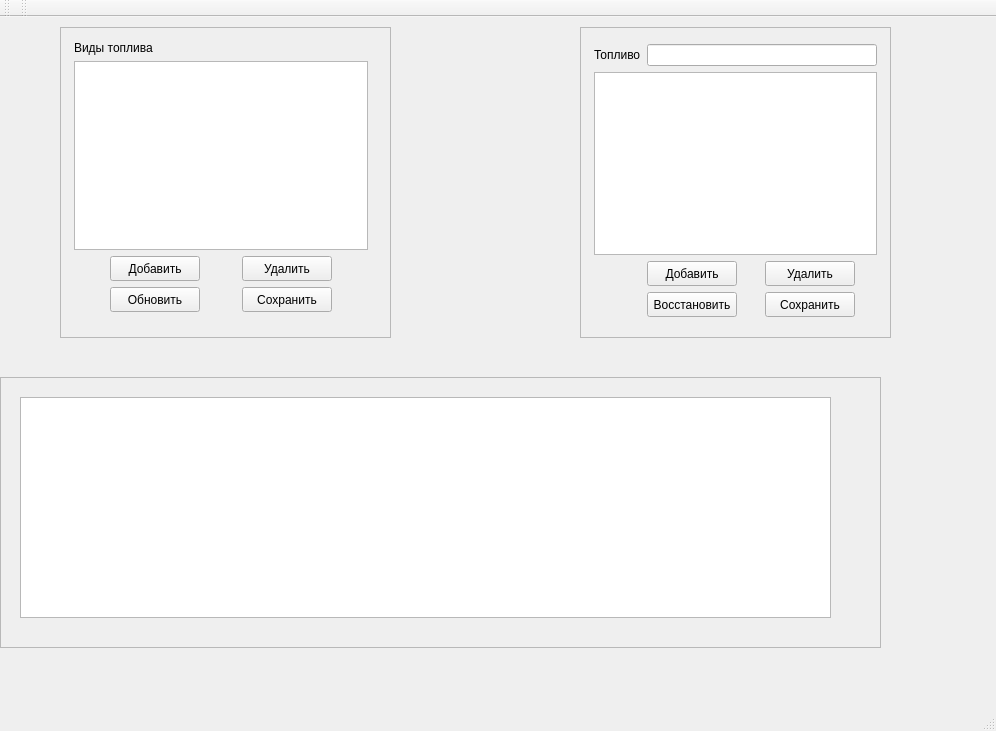
<?xml version="1.0" encoding="UTF-8"?>
<ui version="4.0">
 <class>FuelTables</class>
 <widget class="QMainWindow" name="FuelTables">
  <property name="geometry">
   <rect>
    <x>0</x>
    <y>0</y>
    <width>996</width>
    <height>731</height>
   </rect>
  </property>
  <property name="windowTitle">
   <string>Пересчет плотности топлива по температуре</string>
  </property>
  <widget class="QWidget" name="centralwidget">
   <widget class="QFrame" name="frame_2">
    <property name="geometry">
     <rect>
      <x>580</x>
      <y>10</y>
      <width>311</width>
      <height>311</height>
     </rect>
    </property>
    <property name="frameShape">
     <enum>QFrame::StyledPanel</enum>
    </property>
    <property name="frameShadow">
     <enum>QFrame::Raised</enum>
    </property>
    <widget class="QWidget" name="layoutWidget">
     <property name="geometry">
      <rect>
       <x>10</x>
       <y>13</y>
       <width>291</width>
       <height>281</height>
      </rect>
     </property>
     <layout class="QGridLayout" name="glRecalc">
      <property name="leftMargin">
       <number>4</number>
      </property>
      <property name="topMargin">
       <number>4</number>
      </property>
      <property name="rightMargin">
       <number>4</number>
      </property>
      <property name="bottomMargin">
       <number>4</number>
      </property>
      <item row="1" column="0" colspan="5">
       <widget class="QTableView" name="tvRecalcs">
        <attribute name="horizontalHeaderStretchLastSection">
         <bool>true</bool>
        </attribute>
       </widget>
      </item>
      <item row="0" column="0">
       <widget class="QLabel" name="label_2">
        <property name="text">
         <string>Топливо</string>
        </property>
       </widget>
      </item>
      <item row="2" column="3">
       <widget class="QPushButton" name="pbnRemoveRecalc">
        <property name="sizePolicy">
         <sizepolicy hsizetype="Fixed" vsizetype="Fixed">
          <horstretch>0</horstretch>
          <verstretch>0</verstretch>
         </sizepolicy>
        </property>
        <property name="minimumSize">
         <size>
          <width>90</width>
          <height>25</height>
         </size>
        </property>
        <property name="maximumSize">
         <size>
          <width>90</width>
          <height>25</height>
         </size>
        </property>
        <property name="text">
         <string>Удалить</string>
        </property>
       </widget>
      </item>
      <item row="2" column="1">
       <widget class="QPushButton" name="pbnAddRecalc">
        <property name="sizePolicy">
         <sizepolicy hsizetype="Fixed" vsizetype="Fixed">
          <horstretch>0</horstretch>
          <verstretch>0</verstretch>
         </sizepolicy>
        </property>
        <property name="minimumSize">
         <size>
          <width>90</width>
          <height>25</height>
         </size>
        </property>
        <property name="maximumSize">
         <size>
          <width>90</width>
          <height>25</height>
         </size>
        </property>
        <property name="text">
         <string>Добавить</string>
        </property>
       </widget>
      </item>
      <item row="3" column="1">
       <widget class="QPushButton" name="pbnRestoreRecalcsList">
        <property name="sizePolicy">
         <sizepolicy hsizetype="Fixed" vsizetype="Fixed">
          <horstretch>0</horstretch>
          <verstretch>0</verstretch>
         </sizepolicy>
        </property>
        <property name="minimumSize">
         <size>
          <width>90</width>
          <height>25</height>
         </size>
        </property>
        <property name="maximumSize">
         <size>
          <width>90</width>
          <height>25</height>
         </size>
        </property>
        <property name="text">
         <string>Восстановить</string>
        </property>
       </widget>
      </item>
      <item row="3" column="3">
       <widget class="QPushButton" name="pbnSaveRecalcsList">
        <property name="sizePolicy">
         <sizepolicy hsizetype="Fixed" vsizetype="Fixed">
          <horstretch>0</horstretch>
          <verstretch>0</verstretch>
         </sizepolicy>
        </property>
        <property name="minimumSize">
         <size>
          <width>90</width>
          <height>25</height>
         </size>
        </property>
        <property name="maximumSize">
         <size>
          <width>90</width>
          <height>25</height>
         </size>
        </property>
        <property name="text">
         <string>Сохранить</string>
        </property>
       </widget>
      </item>
      <item row="0" column="1" colspan="4">
       <widget class="QLineEdit" name="leFuel"/>
      </item>
     </layout>
    </widget>
   </widget>
   <widget class="QFrame" name="frame_3">
    <property name="geometry">
     <rect>
      <x>0</x>
      <y>360</y>
      <width>881</width>
      <height>271</height>
     </rect>
    </property>
    <property name="frameShape">
     <enum>QFrame::StyledPanel</enum>
    </property>
    <property name="frameShadow">
     <enum>QFrame::Raised</enum>
    </property>
    <widget class="QWidget" name="horizontalLayoutWidget">
     <property name="geometry">
      <rect>
       <x>20</x>
       <y>20</y>
       <width>811</width>
       <height>221</height>
      </rect>
     </property>
     <layout class="QHBoxLayout" name="horizontalLayout">
      <item>
       <widget class="QTextEdit" name="teLog"/>
      </item>
     </layout>
    </widget>
   </widget>
   <widget class="QFrame" name="frame_1">
    <property name="geometry">
     <rect>
      <x>60</x>
      <y>10</y>
      <width>331</width>
      <height>311</height>
     </rect>
    </property>
    <property name="frameShape">
     <enum>QFrame::StyledPanel</enum>
    </property>
    <property name="frameShadow">
     <enum>QFrame::Raised</enum>
    </property>
    <widget class="QWidget" name="layoutWidget_2">
     <property name="geometry">
      <rect>
       <x>10</x>
       <y>10</y>
       <width>302</width>
       <height>279</height>
      </rect>
     </property>
     <layout class="QGridLayout" name="glFuelsList">
      <property name="leftMargin">
       <number>4</number>
      </property>
      <property name="topMargin">
       <number>4</number>
      </property>
      <property name="rightMargin">
       <number>4</number>
      </property>
      <property name="bottomMargin">
       <number>4</number>
      </property>
      <item row="2" column="1">
       <widget class="QPushButton" name="pbnAddFuel">
        <property name="sizePolicy">
         <sizepolicy hsizetype="Fixed" vsizetype="Fixed">
          <horstretch>0</horstretch>
          <verstretch>0</verstretch>
         </sizepolicy>
        </property>
        <property name="minimumSize">
         <size>
          <width>90</width>
          <height>25</height>
         </size>
        </property>
        <property name="maximumSize">
         <size>
          <width>90</width>
          <height>25</height>
         </size>
        </property>
        <property name="text">
         <string>Добавить</string>
        </property>
       </widget>
      </item>
      <item row="0" column="0" colspan="5">
       <widget class="QLabel" name="label">
        <property name="text">
         <string>Виды топлива</string>
        </property>
       </widget>
      </item>
      <item row="3" column="1">
       <widget class="QPushButton" name="pbnRestoreFuelsList">
        <property name="sizePolicy">
         <sizepolicy hsizetype="Fixed" vsizetype="Fixed">
          <horstretch>0</horstretch>
          <verstretch>0</verstretch>
         </sizepolicy>
        </property>
        <property name="minimumSize">
         <size>
          <width>90</width>
          <height>25</height>
         </size>
        </property>
        <property name="maximumSize">
         <size>
          <width>90</width>
          <height>25</height>
         </size>
        </property>
        <property name="text">
         <string>Обновить</string>
        </property>
       </widget>
      </item>
      <item row="3" column="3">
       <widget class="QPushButton" name="pbnSaveFuelsList">
        <property name="sizePolicy">
         <sizepolicy hsizetype="Fixed" vsizetype="Fixed">
          <horstretch>0</horstretch>
          <verstretch>0</verstretch>
         </sizepolicy>
        </property>
        <property name="minimumSize">
         <size>
          <width>90</width>
          <height>25</height>
         </size>
        </property>
        <property name="maximumSize">
         <size>
          <width>90</width>
          <height>25</height>
         </size>
        </property>
        <property name="text">
         <string>Сохранить</string>
        </property>
       </widget>
      </item>
      <item row="1" column="0" colspan="5">
       <widget class="QTableView" name="tvFuels">
        <property name="editTriggers">
         <set>QAbstractItemView::AnyKeyPressed|QAbstractItemView::DoubleClicked|QAbstractItemView::EditKeyPressed|QAbstractItemView::SelectedClicked</set>
        </property>
        <attribute name="horizontalHeaderStretchLastSection">
         <bool>true</bool>
        </attribute>
       </widget>
      </item>
      <item row="2" column="3">
       <widget class="QPushButton" name="pbnRemoveFuel">
        <property name="sizePolicy">
         <sizepolicy hsizetype="Fixed" vsizetype="Fixed">
          <horstretch>0</horstretch>
          <verstretch>0</verstretch>
         </sizepolicy>
        </property>
        <property name="minimumSize">
         <size>
          <width>90</width>
          <height>25</height>
         </size>
        </property>
        <property name="maximumSize">
         <size>
          <width>90</width>
          <height>25</height>
         </size>
        </property>
        <property name="text">
         <string>Удалить</string>
        </property>
       </widget>
      </item>
     </layout>
    </widget>
   </widget>
  </widget>
  <widget class="QMenuBar" name="menubar">
   <property name="geometry">
    <rect>
     <x>0</x>
     <y>0</y>
     <width>996</width>
     <height>22</height>
    </rect>
   </property>
  </widget>
  <widget class="QStatusBar" name="statusbar"/>
  <widget class="QToolBar" name="toolBar">
   <property name="windowTitle">
    <string>toolBar</string>
   </property>
   <attribute name="toolBarArea">
    <enum>TopToolBarArea</enum>
   </attribute>
   <attribute name="toolBarBreak">
    <bool>false</bool>
   </attribute>
  </widget>
  <widget class="QToolBar" name="toolBar_2">
   <property name="windowTitle">
    <string>toolBar_2</string>
   </property>
   <attribute name="toolBarArea">
    <enum>TopToolBarArea</enum>
   </attribute>
   <attribute name="toolBarBreak">
    <bool>false</bool>
   </attribute>
  </widget>
 </widget>
 <resources/>
 <connections/>
</ui>
